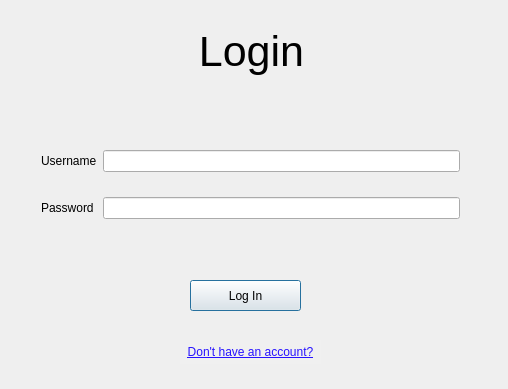
<?xml version="1.0" encoding="UTF-8"?>
<ui version="4.0">
 <class>DialogClass</class>
 <widget class="QDialog" name="DialogClass">
  <property name="geometry">
   <rect>
    <x>0</x>
    <y>0</y>
    <width>508</width>
    <height>389</height>
   </rect>
  </property>
  <property name="windowTitle">
   <string>Dialog</string>
  </property>
  <widget class="QLabel" name="title_label">
   <property name="geometry">
    <rect>
     <x>1</x>
     <y>1</y>
     <width>501</width>
     <height>101</height>
    </rect>
   </property>
   <property name="font">
    <font>
     <pointsize>32</pointsize>
    </font>
   </property>
   <property name="frameShape">
    <enum>QFrame::Shape::NoFrame</enum>
   </property>
   <property name="lineWidth">
    <number>0</number>
   </property>
   <property name="text">
    <string>Login</string>
   </property>
   <property name="alignment">
    <set>Qt::AlignmentFlag::AlignCenter</set>
   </property>
  </widget>
  <widget class="QLabel" name="warning_label">
   <property name="geometry">
    <rect>
     <x>1</x>
     <y>101</y>
     <width>501</width>
     <height>20</height>
    </rect>
   </property>
   <property name="acceptDrops">
    <bool>false</bool>
   </property>
   <property name="toolTip">
    <string>&lt;html&gt;&lt;head/&gt;&lt;body&gt;&lt;p&gt;&lt;br/&gt;&lt;/p&gt;&lt;/body&gt;&lt;/html&gt;</string>
   </property>
   <property name="styleSheet">
    <string notr="true">color: rgb(255, 0, 0);</string>
   </property>
   <property name="frameShape">
    <enum>QFrame::Shape::NoFrame</enum>
   </property>
   <property name="text">
    <string/>
   </property>
   <property name="textFormat">
    <enum>Qt::TextFormat::PlainText</enum>
   </property>
   <property name="alignment">
    <set>Qt::AlignmentFlag::AlignCenter</set>
   </property>
   <property name="buddy">
    <cstring></cstring>
   </property>
  </widget>
  <widget class="QStackedWidget" name="stackedWidget">
   <property name="geometry">
    <rect>
     <x>0</x>
     <y>120</y>
     <width>501</width>
     <height>261</height>
    </rect>
   </property>
   <property name="frameShape">
    <enum>QFrame::Shape::NoFrame</enum>
   </property>
   <property name="currentIndex">
    <number>0</number>
   </property>
   <widget class="QWidget" name="log_in_page">
    <widget class="QPushButton" name="log_in_btn">
     <property name="geometry">
      <rect>
       <x>190</x>
       <y>160</y>
       <width>111</width>
       <height>31</height>
      </rect>
     </property>
     <property name="text">
      <string>Log In</string>
     </property>
    </widget>
    <widget class="QWidget" name="layoutWidget_6">
     <property name="geometry">
      <rect>
       <x>30</x>
       <y>0</y>
       <width>441</width>
       <height>131</height>
      </rect>
     </property>
     <layout class="QGridLayout" name="log_in_grid">
      <item row="0" column="1">
       <widget class="QLineEdit" name="username_line">
        <property name="toolTip">
         <string>&lt;!DOCTYPE HTML PUBLIC &quot;-//W3C//DTD HTML 4.0//EN&quot; &quot;http://www.w3.org/TR/REC-html40/strict.dtd&quot;&gt;
&lt;html&gt;&lt;head&gt;&lt;meta name=&quot;qrichtext&quot; content=&quot;1&quot; /&gt;&lt;meta charset=&quot;utf-8&quot; /&gt;&lt;style type=&quot;text/css&quot;&gt;
p, li { white-space: pre-wrap; }
hr { height: 1px; border-width: 0; }
li.unchecked::marker { content: &quot;\2610&quot;; }
li.checked::marker { content: &quot;\2612&quot;; }
&lt;/style&gt;&lt;/head&gt;&lt;body style=&quot; font-family:'Segoe UI'; font-size:9pt; font-weight:400; font-style:normal;&quot;&gt;
&lt;p style=&quot;-qt-paragraph-type:empty; margin-top:12px; margin-bottom:12px; margin-left:0px; margin-right:0px; -qt-block-indent:0; text-indent:0px;&quot;&gt;&lt;br /&gt;&lt;/p&gt;&lt;/body&gt;&lt;/html&gt;</string>
        </property>
       </widget>
      </item>
      <item row="1" column="1">
       <widget class="QLineEdit" name="pass_line"/>
      </item>
      <item row="1" column="0">
       <widget class="QLabel" name="pass_label">
        <property name="text">
         <string>Password</string>
        </property>
       </widget>
      </item>
      <item row="0" column="0">
       <widget class="QLabel" name="username_label">
        <property name="text">
         <string>Username</string>
        </property>
       </widget>
      </item>
     </layout>
    </widget>
    <widget class="QPushButton" name="register_page_btn">
     <property name="geometry">
      <rect>
       <x>180</x>
       <y>220</y>
       <width>141</width>
       <height>24</height>
      </rect>
     </property>
     <property name="styleSheet">
      <string notr="true">QPushButton
{
   border: none;
   background-color: rgb(240, 240, 240);
	text-decoration: underline;
	font: 9pt &quot;Segoe UI&quot; rgb(0, 0, 0);
	color: rgb(0, 0, 255)rgb(5, 80, 255);
	color: rgb(39, 19, 255);

}
</string>
     </property>
     <property name="text">
      <string>Don't have an account?</string>
     </property>
    </widget>
   </widget>
   <widget class="QWidget" name="register_page">
    <widget class="QWidget" name="layoutWidget">
     <property name="geometry">
      <rect>
       <x>20</x>
       <y>0</y>
       <width>461</width>
       <height>191</height>
      </rect>
     </property>
     <layout class="QGridLayout" name="register_grid">
      <item row="0" column="1">
       <widget class="QLineEdit" name="username_line_2"/>
      </item>
      <item row="1" column="1">
       <widget class="QLineEdit" name="pass_line_2"/>
      </item>
      <item row="2" column="1">
       <widget class="QLineEdit" name="confirm_pass_line"/>
      </item>
      <item row="3" column="1">
       <widget class="QWidget" name="widget" native="true">
        <property name="maximumSize">
         <size>
          <width>16777215</width>
          <height>35</height>
         </size>
        </property>
        <layout class="QHBoxLayout" name="horizontalLayout">
         <item>
          <widget class="QRadioButton" name="admin_btn">
           <property name="text">
            <string>Admin</string>
           </property>
          </widget>
         </item>
         <item>
          <widget class="QRadioButton" name="user_btn">
           <property name="text">
            <string>User</string>
           </property>
          </widget>
         </item>
        </layout>
       </widget>
      </item>
      <item row="0" column="0">
       <widget class="QLabel" name="username_label_2">
        <property name="text">
         <string>Username</string>
        </property>
       </widget>
      </item>
      <item row="1" column="0">
       <widget class="QLabel" name="pass_label_2">
        <property name="text">
         <string>Password</string>
        </property>
       </widget>
      </item>
      <item row="2" column="0">
       <widget class="QLabel" name="confirm_pass_label">
        <property name="text">
         <string>Confirm Password</string>
        </property>
       </widget>
      </item>
     </layout>
    </widget>
    <widget class="QPushButton" name="register_btn">
     <property name="geometry">
      <rect>
       <x>190</x>
       <y>200</y>
       <width>111</width>
       <height>31</height>
      </rect>
     </property>
     <property name="text">
      <string>Register</string>
     </property>
    </widget>
   </widget>
  </widget>
 </widget>
 <layoutdefault spacing="6" margin="11"/>
 <resources/>
 <connections/>
</ui>
